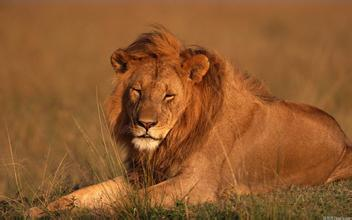
#> input picture img/lion_2.jpg, 352 x 220 px
$ python main.py
#> lines starting #> are read from the running program, lines starting #| are printed output that depends on the picture
#! /usr/bin/python

from numpy import *
import matplotlib.pyplot as plt
import Image
import pca
from scipy.ndimage import filters


if __name__ == '__main__':
	img = array(Image.open('img/lion_2.jpg').convert('L'));
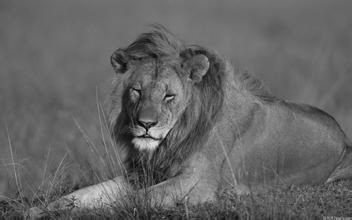
#> img: shape (220, 352); min 4, max 223, mean 101.2
	dst = zeros(img.shape);
	filters.gaussian_filter(img, (3,3), (0,1), dst);
	dstMin = dst.min();
#> dstMin = -14.99
	dstMax = dst.max();
#> dstMax = 14.49
	dst = (dst - dstMin) * 255 / (dstMax - dstMin);
	Image.fromarray(uint8(dst)).save('img/lion_2_1.jpg');
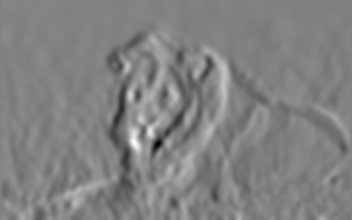
#> saved as lion_2_1.jpg: PIL image 352x220 L; min 0, max 255, mean 129.2

$ run again, with img/lion_1.jpg copied over img/lion_2.jpg
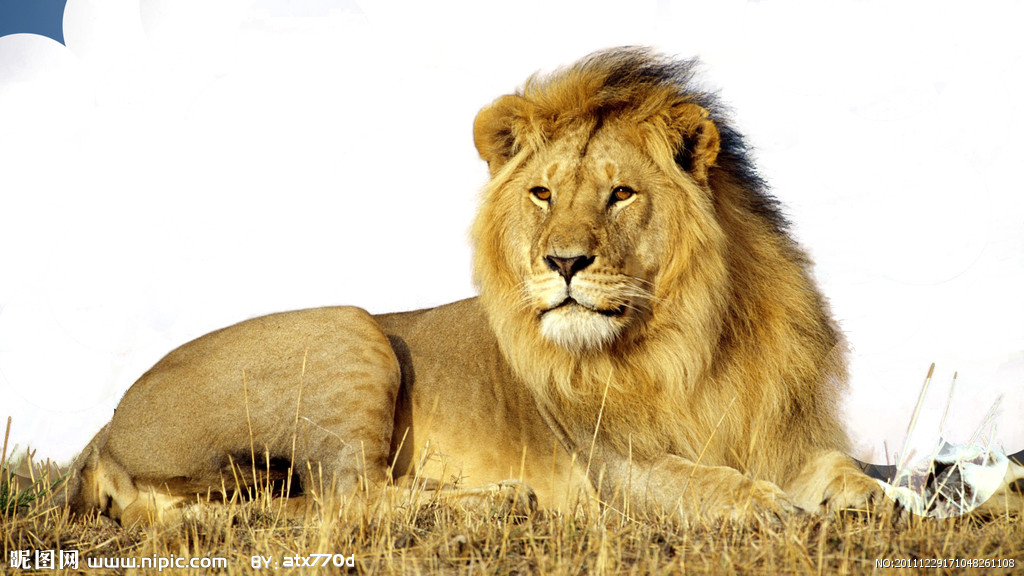
#> input picture img/lion_1.jpg, 1024 x 576 px
#> `img = array(Image.open('img/lion_2.jpg').convert('L'));`:
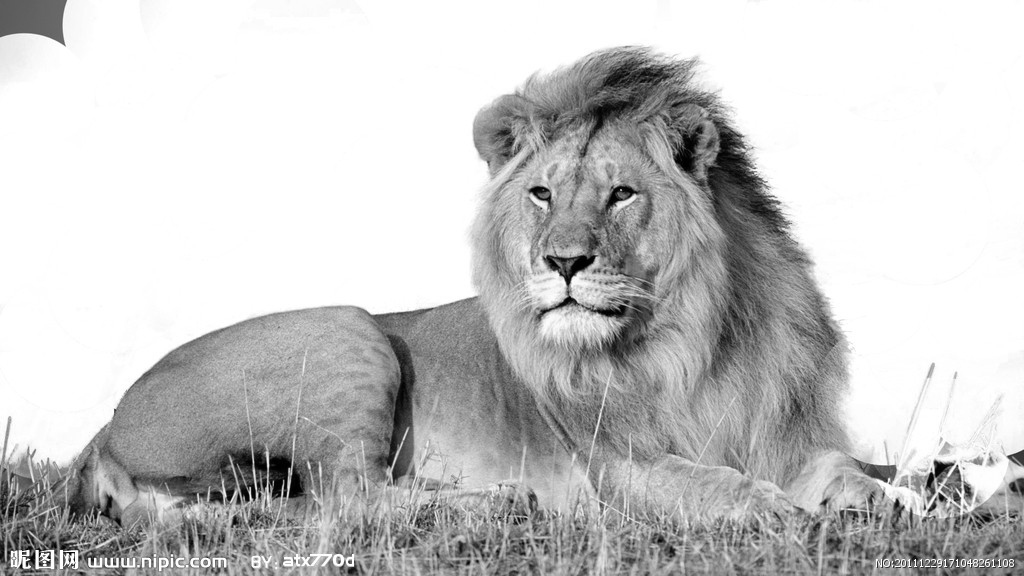
#> img: shape (576, 1024); min 0, max 255, mean 198.4
#> `Image.fromarray(uint8(dst)).save('img/lion_2_1.jpg');`:
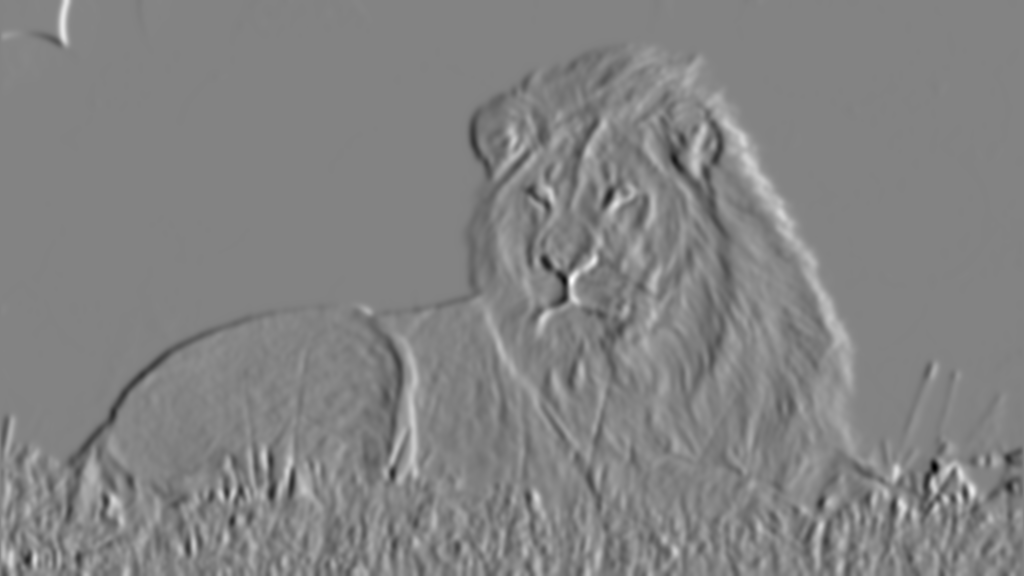
#> saved as lion_2_1.jpg: PIL image 1024x576 L; min 0, max 255, mean 130.8

$ run again, with img/lion_3.jpg copied over img/lion_2.jpg
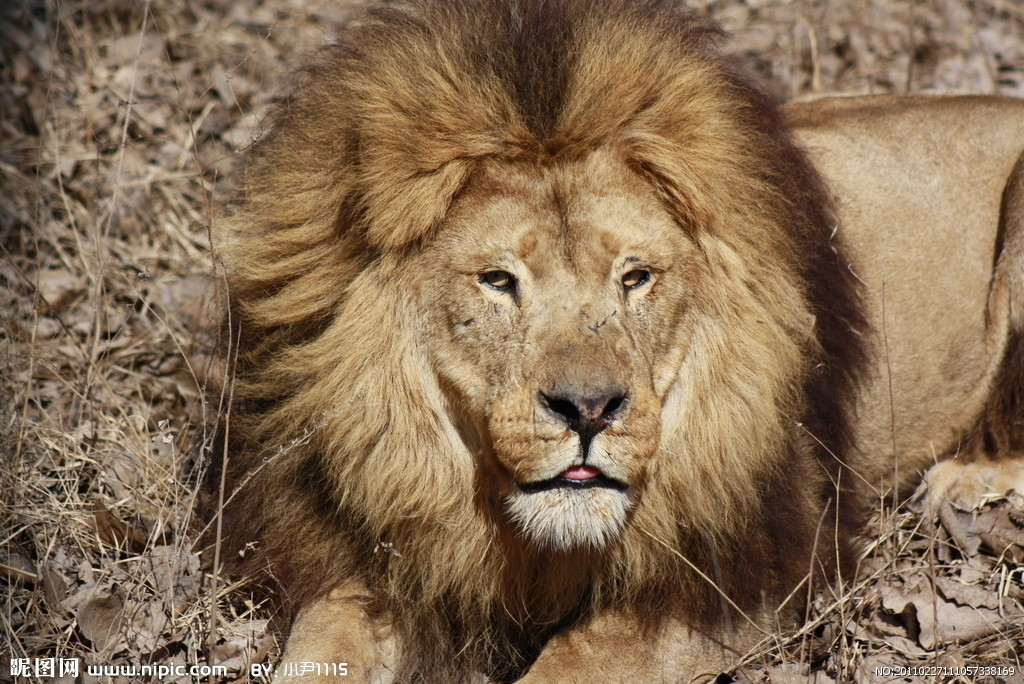
#> input picture img/lion_3.jpg, 1024 x 684 px
#> `img = array(Image.open('img/lion_2.jpg').convert('L'));`:
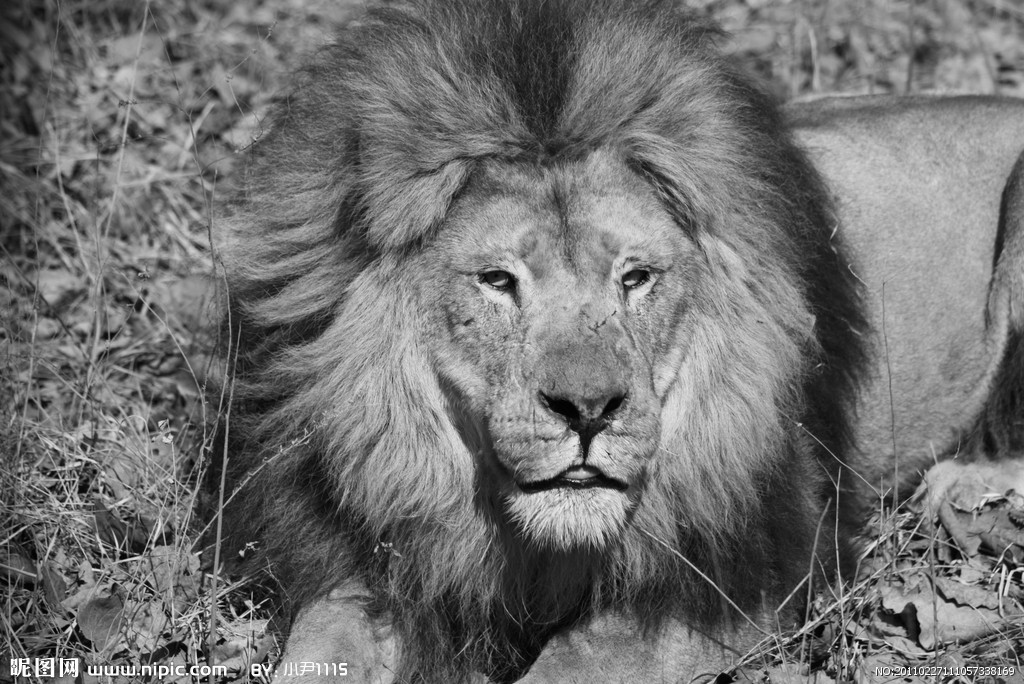
#> img: shape (684, 1024); min 0, max 255, mean 112.9
#> `Image.fromarray(uint8(dst)).save('img/lion_2_1.jpg');`:
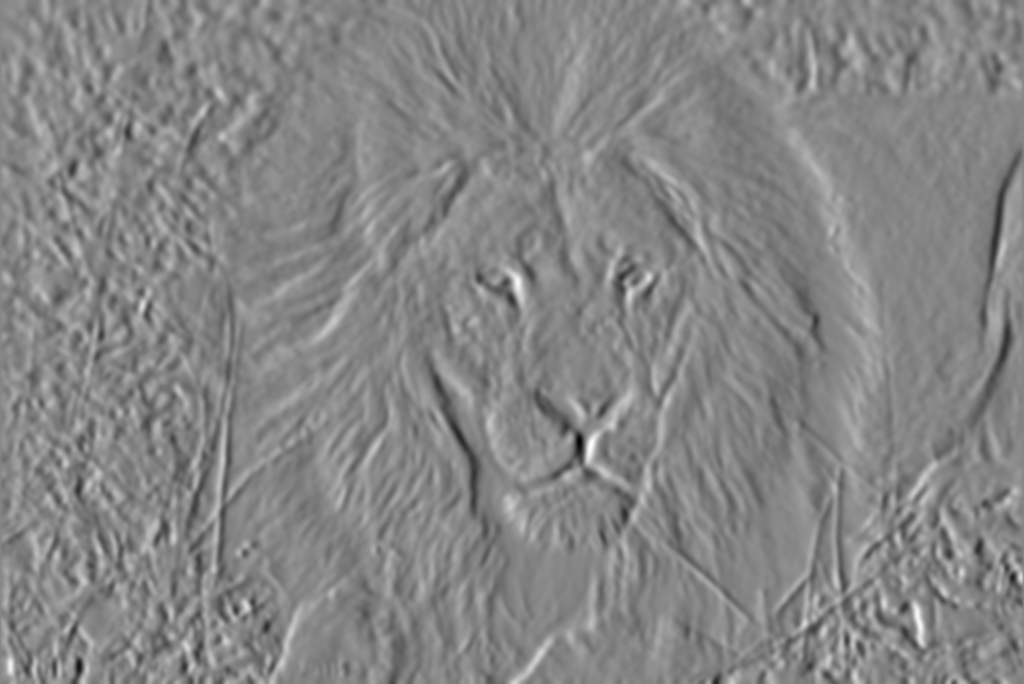
#> saved as lion_2_1.jpg: PIL image 1024x684 L; min 0, max 255, mean 133.1
